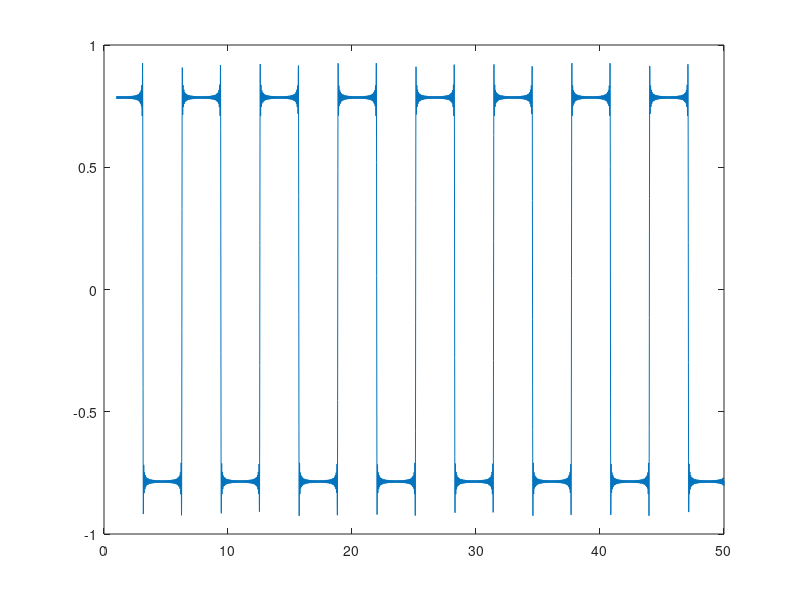

Write the MATLAB code that produced this figure.
domain = 1:0.01:50;
answer = 0*domain;
for i=1:2:100
    answer = answer+sin(i*domain)/i;
end
%answer = sin(domain)+ sin(3*domain)/3 + sin(5*domain)/5;
plot(domain,answer);
